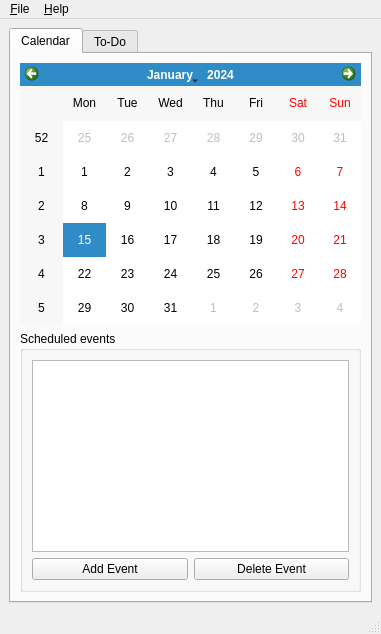
<ui version="4.0" >
 <class>TinyOrganizerClass</class>
 <widget class="QMainWindow" name="TinyOrganizerClass" >
  <property name="geometry" >
   <rect>
    <x>0</x>
    <y>0</y>
    <width>381</width>
    <height>634</height>
   </rect>
  </property>
  <property name="minimumSize" >
   <size>
    <width>381</width>
    <height>634</height>
   </size>
  </property>
  <property name="windowTitle" >
   <string>TinyOrganizer</string>
  </property>
  <widget class="QWidget" name="centralwidget" >
   <layout class="QVBoxLayout" name="verticalLayout_2" >
    <item>
     <layout class="QGridLayout" name="gridLayout" >
      <item row="1" column="0" >
       <widget class="QTabWidget" name="tabWidget" >
        <property name="currentIndex" >
         <number>0</number>
        </property>
        <property name="iconSize" >
         <size>
          <width>32</width>
          <height>32</height>
         </size>
        </property>
        <widget class="QWidget" name="tabCalendar" >
         <attribute name="title" >
          <string>Calendar</string>
         </attribute>
         <attribute name="icon" >
          <iconset>
           <normalon>:/gfx/icons/gfx/calendar.png</normalon>
          </iconset>
         </attribute>
         <layout class="QGridLayout" name="gridLayout_2" >
          <item row="0" column="0" >
           <widget class="QCalendarWidget" name="calendarWidget" >
            <property name="firstDayOfWeek" >
             <enum>Qt::Monday</enum>
            </property>
           </widget>
          </item>
          <item row="1" column="0" >
           <widget class="QGroupBox" name="groupBox" >
            <property name="title" >
             <string>Scheduled events</string>
            </property>
            <layout class="QGridLayout" name="gridLayout_4" >
             <item row="0" column="0" >
              <widget class="QTableWidget" name="tableWidget" >
               <property name="minimumSize" >
                <size>
                 <width>314</width>
                 <height>192</height>
                </size>
               </property>
              </widget>
             </item>
             <item row="2" column="0" >
              <layout class="QHBoxLayout" name="horizontalLayout" >
               <item>
                <widget class="QPushButton" name="addEventButton" >
                 <property name="text" >
                  <string>Add Event</string>
                 </property>
                </widget>
               </item>
               <item>
                <widget class="QPushButton" name="pushButton_2" >
                 <property name="text" >
                  <string>Delete Event</string>
                 </property>
                </widget>
               </item>
              </layout>
             </item>
            </layout>
           </widget>
          </item>
         </layout>
        </widget>
        <widget class="QWidget" name="tabToDo" >
         <attribute name="title" >
          <string>To-Do</string>
         </attribute>
         <attribute name="icon" >
          <iconset>
           <normalon>:/gfx/icons/gfx/booklet.png</normalon>
          </iconset>
         </attribute>
        </widget>
       </widget>
      </item>
     </layout>
    </item>
   </layout>
  </widget>
  <widget class="QMenuBar" name="menubar" >
   <property name="geometry" >
    <rect>
     <x>0</x>
     <y>0</y>
     <width>381</width>
     <height>27</height>
    </rect>
   </property>
   <widget class="QMenu" name="menu_File" >
    <property name="title" >
     <string>&amp;File</string>
    </property>
    <addaction name="action_Save" />
    <addaction name="separator" />
    <addaction name="action_Close" />
   </widget>
   <widget class="QMenu" name="menu_Help" >
    <property name="title" >
     <string>&amp;Help</string>
    </property>
    <addaction name="actionAbout" />
   </widget>
   <addaction name="menu_File" />
   <addaction name="menu_Help" />
  </widget>
  <widget class="QStatusBar" name="statusbar" />
  <action name="action_Save" >
   <property name="text" >
    <string>&amp;Save</string>
   </property>
  </action>
  <action name="action_Close" >
   <property name="text" >
    <string>&amp;Close</string>
   </property>
  </action>
  <action name="actionAbout" >
   <property name="text" >
    <string>&amp;About...</string>
   </property>
  </action>
 </widget>
 <tabstops>
  <tabstop>tabWidget</tabstop>
 </tabstops>
 <resources>
  <include location="tinyorganizer.qrc" />
 </resources>
 <connections/>
</ui>
